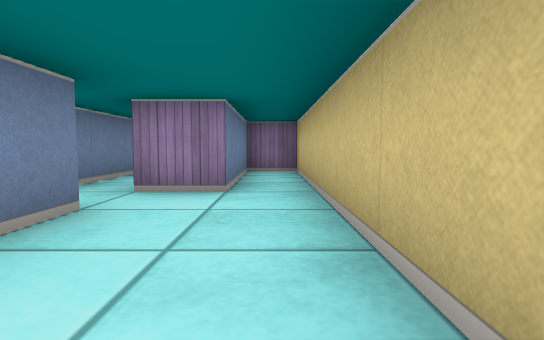
View 1 (above)

12 first-person views from a walk through a cub3D maze. The camera is about half as high as the walls, tilts 4° down and sees 80° across. The floor is counted in squares. Each view is taken from the middle of a square. On the plan, view 1 faces up. The plan holds only what a view shows up to about 9 squares ahead; the rest is blank.

View 2
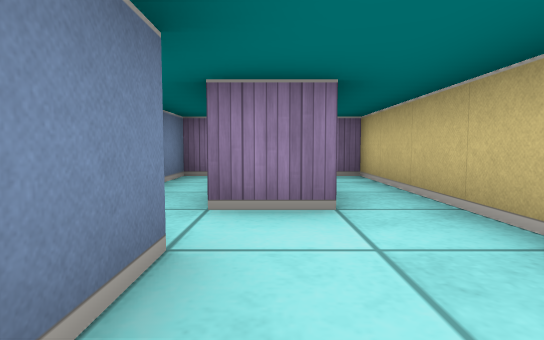

View 3
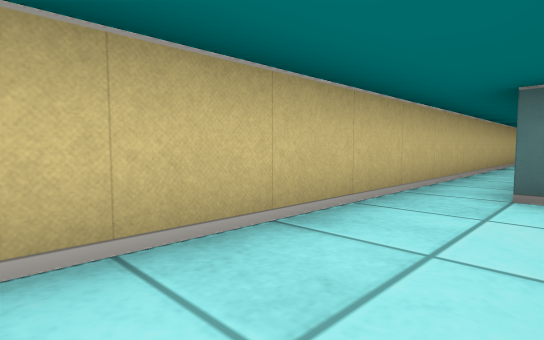

View 4
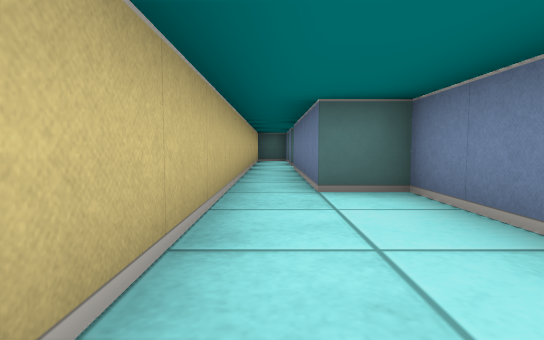

View 5
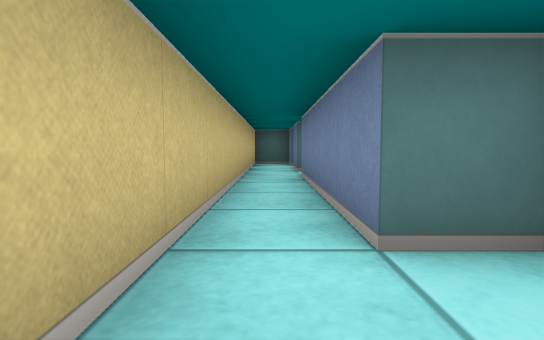

View 6
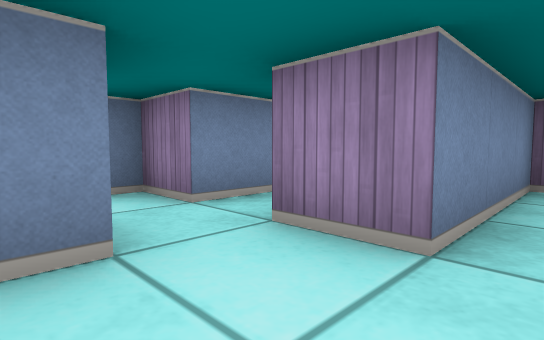

View 7
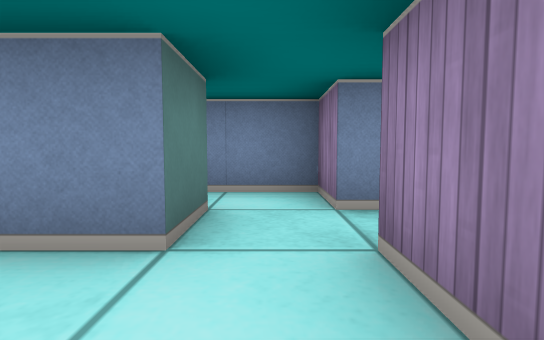

View 8
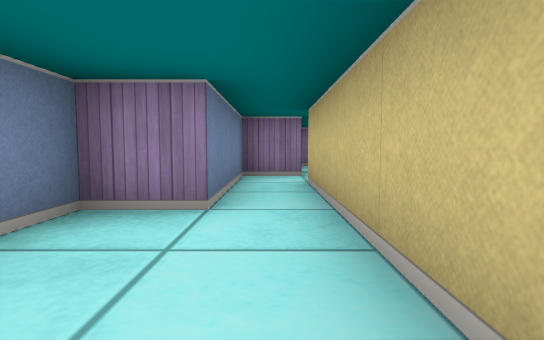

View 9
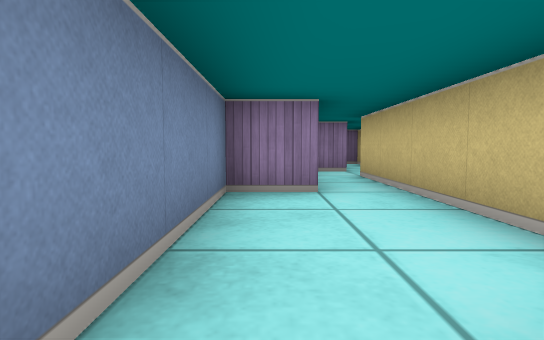

View 10
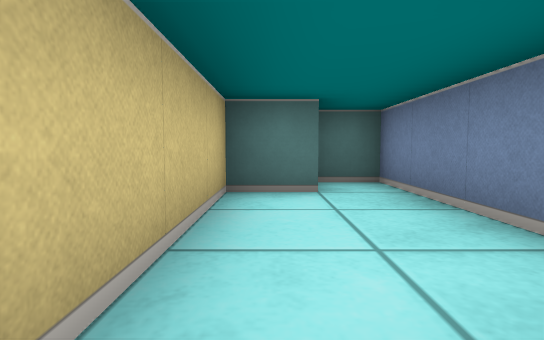

View 11
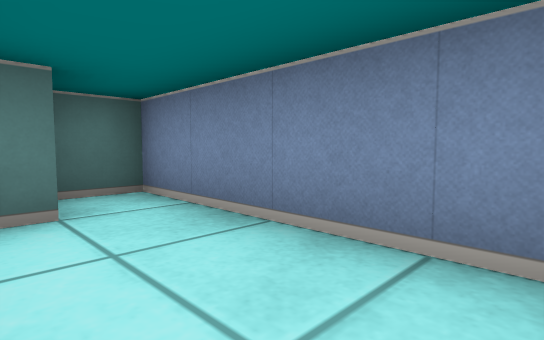

View 12
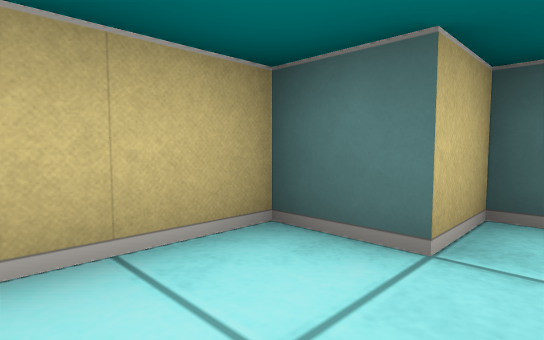

### Floor plan
Ten units are one square. View 1 is at (0, 0); x grows to the right and y downward. Boxes are objects, and circles mark ways between rooms. Rooms are numbered by the first view taken in them; rooms with no view inside come last. Other rooms are left out.
<svg viewBox="-50 -70 60 121">
<path fill="none" stroke="#000" d="M-15 -25 -15 5 -5 5 -5 45M5 46 5 -65 -5 -65 -5 -35 -15 -35M-35 -25 -35 -5 -45 -5 -45 35 -35 35 -35 25 -25 25 -25 -25M-25 -25 -15 -25M-20 -65 -25 -65 -25 -35 -35 -35 -35 -25"/>
<circle cx="-10" cy="-30" r="3" fill="#2a7"/>
<circle cx="-30" cy="-30" r="3" fill="#2a7"/>
<text x="0" y="-10">1</text>
<text x="-30" y="10">2</text>
<text x="-20" y="-40">3</text>
</svg>
Room 1 opens to room 3. Room 2 opens to room 3.

Where each view was taken, in squares from view 1:
view 1: 0 up, 0 right, facing up
view 2: 1 up, 1 left, facing up
view 3: 3 up, 1 left, facing down-right
view 4: 3 up, 0 right, facing down
view 5: 1 up, 0 right, facing down
view 6: 2 up, 0 right, facing up-left
view 7: 3 up, 0 right, facing left
view 8: 2 down, 3 left, facing up
view 9: 3 down, 4 left, facing up
view 10: 1 up, 3 left, facing down
view 11: 0 up, 3 left, facing down-left
view 12: 1 down, 4 left, facing down-right
